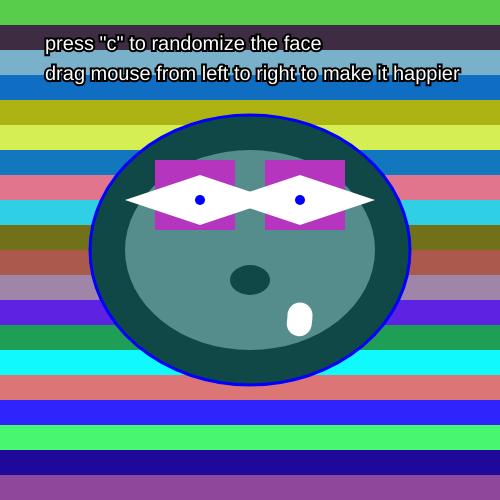
Frame 1 (no input)
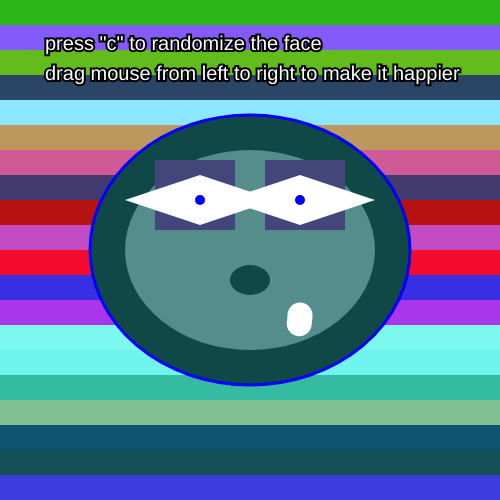
Frame 60 (no input)
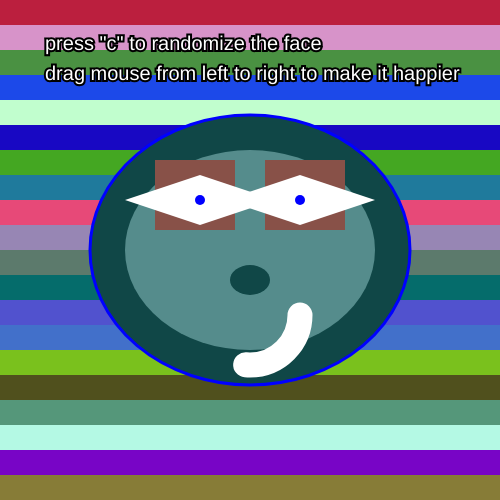
Frame 120 (the mouse pressed at the canvas centre since frame 60)

The p5.js sketch that drew these frames (run headless with seeded random() and noise() and a simulated clock; from frame 60 on, the mouse is pressed at the canvas centre):

// p5.js sketch
// ── sketch.js
num = 20
faceW=250;
faceH=200;
outeyeL=75;
outeyeR=75;
ineyeL=75;
ineyeR=75;
mouthSize=100;
mouthEn =0;
mouthSt=0;
noseW=40;
noseH=30;

mouthW = 50
mouthH=30

colors = ["#558c8c", "#305f45", "#d282a6", "#ffc759", "#772E25"]
faceC = colors[0];

colorsB = ["#104747", "#84C7A2", "#751742", "#855800", "#C78F88"]
faceB = colorsB[0];
// eyeA= colorsB[0];

go=false;


function setup() {
  createCanvas(500,500);
  angleMode (DEGREES);
  rectMode(CENTER)
  
}


function keyPressed(){
  if(key==='c'){
    go=true;
  }
}

function keyReleased(){
  if(key==='c'){
    go=false;
  }
}

function draw() {
  background(220);
  face(250,250);  

  //text
    textSize(20);
  fill(255);
  stroke(0);
  strokeWeight(4);
  text('press "c" to randomize the face', 45, 50);
  text('drag mouse from left to right to make it happier', 45, 80);

  
  if(go){
    randFace();

  }
  
}

function randFace(){
  faceW= int(random(250,450));
  faceH= int(random(250,450));
  outeyeL= int(random(75,100));
  outeyeR= int(random(75,100));
  ineyeL= int(random(100-210));
  ineyeR= int(random(100-210));
  mouthSize= int(random(50,150));
  mouthSt= int(random(1,45))
    if (mouthSt < 180){
    mouthEn = 180 - mouthSt;
    }

  noseW= int(random(10,70)); 
  noseH= int(random(10,70));
  let pos = int(random(0,5));
  faceC= colors[pos];
  
  let posB = int(random(0,5));
  faceB= colorsB[pos];

}
function face(x,y){
  
  noStroke()  
  let c = color(random(255), random(255), random(255));
  
  //background
      // not sure why but this couldn't go in the draw function and still stay visible so i put it here instead
  push();
  rectMode(CORNER);
  noStroke();
for (let i = 0; i < num; i++) {
  if (i != 0) {
  }
  let c = color(random(255), random(255), random(255));
  fill(c);
    rect(0, height/num * i, 1000, 200);
  }
  pop();
    
  //face (inner and outer)
   push()
  strokeWeight(3)  
  stroke(0,0,255)
  fill(faceB)
  ellipse(x, y, faceW + 70, faceH+ 70)
  pop()

   push();
  fill (faceC)
  ellipse (x,y,faceW,faceH);
  pop();
  
  //eyes
  
   //outer eyes
  push();
    fill(c);
   rect (x-55,y-55, 80,70);
  rect (x+55,y -55, 80,70);
  pop();

  push();
  fill ("white");
  
    // diamond inner eyes
       // width
let wL = ineyeL;       
       // height
let hL = ineyeL / 3;   
  
  quad(
        //top
  x - 50, y - 50 - hL, 
        //right
  x - 50 + wL, y - 50,   
       //bottom
  x - 50, y - 50 + hL,
       //left
  x - 50 - wL, y - 50    
  );

let wR = ineyeR;
let hR = ineyeR / 3;
  quad(
       // top, right, bottom, left
  x + 50, y - 50 - hR,   
  x + 50 + wR, y - 50,   
  x + 50, y - 50 + hR,   
  x + 50 - wR, y - 50    
  );
 pop()
  
  
   //center eye dot that doesn't move
  
  push()
  fill(0,0,255)
  ellipse(x-50, y-50, 10, 10)
    ellipse(x+50, y-50, 10, 10)
  pop()
  
  
  // nose
  push();
 fill(faceB);
  ellipse (x,y+30,noseW,noseH);
  pop();

  //mouth
    
  let smile = map(mouseX, 0, width, 10, 180); 
  push();
  stroke("white");
  noFill();
  strokeWeight(25);
  arc(x, y+65, mouthSize, mouthSize, 0, smile);
  pop();
  


}
